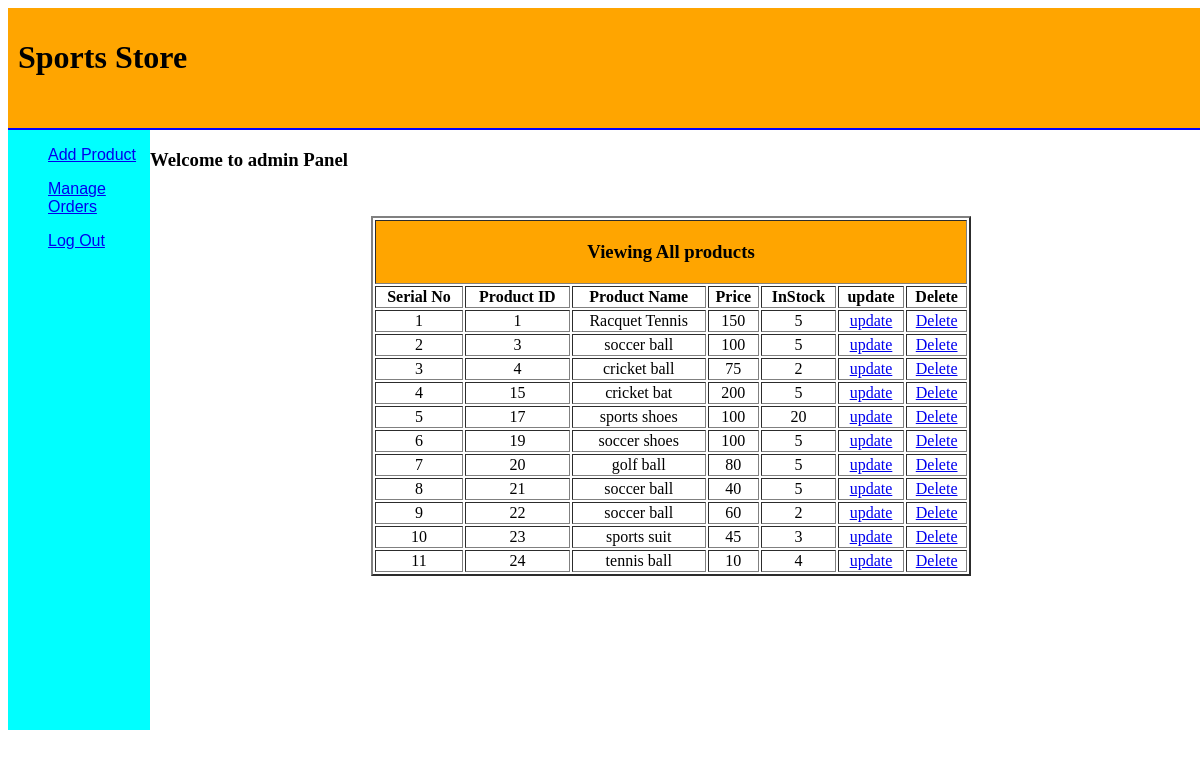
The app's page /admin/viewproducts.php (signed in) with its own data.
### tables this page shows
CREATE TABLE IF NOT EXISTS `products` (
`product_id` int(20) NOT NULL,
  `name` varchar(40) NOT NULL,
  `category_id` int(20) NOT NULL,
  `description` varchar(500) NOT NULL,
  `price` varchar(10) NOT NULL,
  `in_stock` int(3) NOT NULL,
  `image` varchar(20) DEFAULT NULL,
  `date` date NOT NULL,
  `keywords` varchar(30) NOT NULL
);

### admin/viewproducts.php (the view, shortened to what this page needs)
<?php include 'db.php';
?>
<!DOCTYPE html PUBLIC "-//W3C//DTD XHTML 1.0 Strict//EN"
        "http://www.w3.org/TR/xhtml1/DTD/xhtml1-strict.dtd">
<html xmlns="http://www.w3.org/1999/xhtml">
<head>
		<link rel="stylesheet" type="text/css" href="styles.css">
</head>
<body>
	<div id="header">
        <h1 > Sports Store</h1>
     </div>
	 <div id=sidebar>
	 <ul>
		<p><li> <a href="addproducts.php">Add Product</a></li></p>
		<p><li> <a href="#">Manage Orders</a></li></p>
		<p><li> <a href="logout.php">Log Out</a></li></p>
	 </ul>
	 </div>
	 <h3> Welcome to admin Panel</h3>
	 <div id="viewtable">
	     <center></center>
		 <table align='center' border='2' width="600">
		 <tr>
			<th align='center' bgcolor='orange' colspan='10'> <h3>Viewing All products</h2></th>
		 </tr>
		 <tr align='center' >
			<th>Serial No</th>
			<th>Product ID</th>
			<th>Product Name</th>
			<th>Price</th>
			<th>InStock</th>
			<th>update</th>
			<th>Delete</th>
		 </tr >
				<?php
				$query= "SELECT * FROM products";
				$res=mysqli_query($conn,$query );
				$count=1;
				while($row = mysqli_fetch_array($res)){
				$productId=$row['product_id'];
				$productName=$row['name'];
				$price=$row['price'];
				$inStock=$row['in_stock'];
				?>
			<tr align='center'>
			<td><?php echo $count; $count ++; ?></td>
			<td><?php echo $productId ?></td>
			<td><?php echo $productName ?></td>
			<td><?php echo $price ?></td>
			<td><?php echo $inStock ?></td>
			<td><a href="update.php?edit=<?php echo $productId; ?>">update</a></td>
			<td> <a href="delete.php?del=<?php echo $productId; ?>">Delete</a></td>
		 </tr>
		<?php }
		mysqli_close($conn);?>
		 </table>
	 </div>
</body>
</html>

### admin/styles.css (style rules this page uses)
#header { width:100%; height:100px; background: orange; padding:10px; border-bottom: 2px solid blue; font-family:Comic Sans MS; }
#sidebar { float:left; background: aqua; width: 12%; border right: 2px solid blue ; font-family:sans-serif; height:600px; }
ul { list-style-type: none; }
tr { align: center; }

### records on screen
products: product_id "1", name "Racquet Tennis", price "150", in_stock "5"
products: product_id "3", name "soccer ball", price "100", in_stock "5"
products: product_id "4", name "cricket ball", price "75", in_stock "2"
products: product_id "15", name "cricket bat", price "200", in_stock "5"
products: product_id "17", name "sports shoes", price "100", in_stock "20"
products: product_id "19", name "soccer shoes", price "100", in_stock "5"
products: product_id "20", name "golf ball", price "80", in_stock "5"
products: product_id "21", name "soccer ball", price "40", in_stock "5"
products: product_id "22", name "soccer ball", price "60", in_stock "2"
products: product_id "23", name "sports suit", price "45", in_stock "3"
products: product_id "24", name "tennis ball", price "10", in_stock "4"
